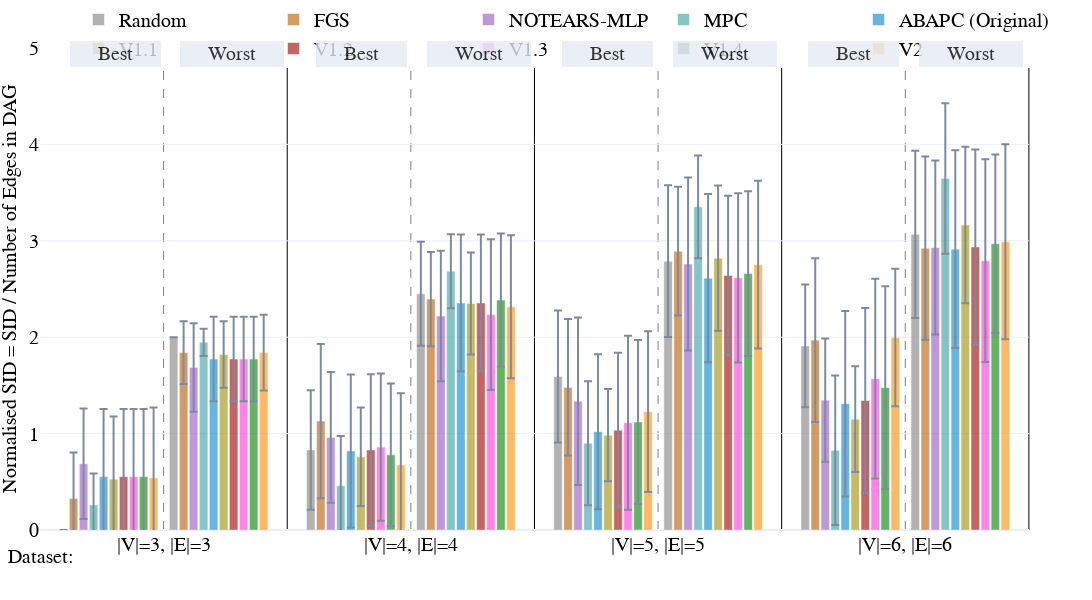

Write notebook code for a chart like this one.
### Code cell
import importlib
import utils
importlib.reload(utils)
from utils import double_bar_chart_plotly

fig = double_bar_chart_plotly(v1_random_plot_data, 
                        names_dict,
                        colors_dict,
                        vars_to_plot=['n_sid_low', 'n_sid_high'],
                        names=['Best', 'Worst'],
                        labels=['Normalised SID = SID / Number of Edges in DAG', ''],
                        methods=methods,
                        dist_between_lines=0.1175,
                        intra_dis=0.112,
                        inter_dis=0.137,
                        lin_space=5,
                        nl_space=5,
                        start_pos = 0.03,
                            width=1300,
                            height=600,
                            range_y1=(0, 5),
                            range_y2=(0, 5))

### Figure 1 — Plotly figure (JSON) as saved in the notebook; plotly's stock layout.template omitted (floating-point values rounded to 4 significant figures)
{"data": [{"error_y": {"array": [0.0, 0.6195, 0.6845, 0.6355], "type": "data", "visible": true}, "marker": {"color": "grey"}, "name": "Random", "offsetgroup": "0", "opacity": 0.6, "showlegend": true, "type": "bar", "x": ["|V|=3, |E|=3", "|V|=4, |E|=4", "|V|=5, |E|=5", "|V|=6, |E|=6"], "y": [0.0, 0.83, 1.592, 1.91], "yaxis": "y"}, {"error_y": {"array": [0.4785, 0.8006, 0.708, 0.8496], "type": "data", "visible": true}, "marker": {"color": "#b85c00"}, "name": "FGS", "offsetgroup": "1", "opacity": 0.6, "showlegend": true, "type": "bar", "x": ["|V|=3, |E|=3", "|V|=4, |E|=4", "|V|=5, |E|=5", "|V|=6, |E|=6"], "y": [0.3267, 1.13, 1.48, 1.97], "yaxis": "y"}, {"error_y": {"array": [0.5731, 0.6783, 0.868, 0.6396], "type": "data", "visible": true}, "marker": {"color": "#9454c4"}, "name": "NOTEARS-MLP", "offsetgroup": "2", "opacity": 0.6, "showlegend": true, "type": "bar", "x": ["|V|=3, |E|=3", "|V|=4, |E|=4", "|V|=5, |E|=5", "|V|=6, |E|=6"], "y": [0.6867, 0.96, 1.336, 1.347], "yaxis": "y"}, {"error_y": {"array": [0.325, 0.516, 0.643, 0.7759], "type": "data", "visible": true}, "marker": {"color": "#379f9f"}, "name": "MPC", "offsetgroup": "3", "opacity": 0.6, "showlegend": true, "type": "bar", "x": ["|V|=3, |E|=3", "|V|=4, |E|=4", "|V|=5, |E|=5", "|V|=6, |E|=6"], "y": [0.26, 0.46, 0.9, 0.8267], "yaxis": "y"}, {"error_y": {"array": [0.7018, 0.7939, 0.8043, 0.9619], "type": "data", "visible": true}, "marker": {"color": "#0085CA"}, "name": "ABAPC (Original)", "offsetgroup": "4", "opacity": 0.6, "showlegend": true, "type": "bar", "x": ["|V|=3, |E|=3", "|V|=4, |E|=4", "|V|=5, |E|=5", "|V|=6, |E|=6"], "y": [0.5533, 0.82, 1.02, 1.31], "yaxis": "y"}, {"error_y": {"array": [0.6498, 0.51, 0.4795, 0.5484], "type": "data", "visible": true}, "marker": {"color": "#9F8D00"}, "name": "V1.1", "offsetgroup": "5", "opacity": 0.6, "showlegend": true, "type": "bar", "x": ["|V|=3, |E|=3", "|V|=4, |E|=4", "|V|=5, |E|=5", "|V|=6, |E|=6"], "y": [0.5267, 0.76, 0.984, 1.15], "yaxis": "y"}, {"error_y": {"array": [0.7018, 0.7864, 0.8017, 0.9591], "type": "data", "visible": true}, "marker": {"color": "#9E0000"}, "name": "V1.2", "offsetgroup": "6", "opacity": 0.6, "showlegend": true, "type": "bar", "x": ["|V|=3, |E|=3", "|V|=4, |E|=4", "|V|=5, |E|=5", "|V|=6, |E|=6"], "y": [0.5533, 0.83, 1.036, 1.343], "yaxis": "y"}, {"error_y": {"array": [0.7018, 0.7646, 0.9027, 1.035], "type": "data", "visible": true}, "marker": {"color": "#ff34da"}, "name": "V1.3", "offsetgroup": "7", "opacity": 0.6, "showlegend": true, "type": "bar", "x": ["|V|=3, |E|=3", "|V|=4, |E|=4", "|V|=5, |E|=5", "|V|=6, |E|=6"], "y": [0.5533, 0.86, 1.112, 1.57], "yaxis": "y"}, {"error_y": {"array": [0.7018, 0.74, 0.8514, 1.051], "type": "data", "visible": true}, "marker": {"color": "#008100"}, "name": "V1.4 ", "offsetgroup": "8", "opacity": 0.6, "showlegend": true, "type": "bar", "x": ["|V|=3, |E|=3", "|V|=4, |E|=4", "|V|=5, |E|=5", "|V|=6, |E|=6"], "y": [0.5533, 0.78, 1.12, 1.477], "yaxis": "y"}, {"error_y": {"array": [0.7312, 0.7445, 0.833, 0.7139], "type": "data", "visible": true}, "marker": {"color": "#ff8c00"}, "name": "V2", "offsetgroup": "9", "opacity": 0.6, "showlegend": true, "type": "bar", "x": ["|V|=3, |E|=3", "|V|=4, |E|=4", "|V|=5, |E|=5", "|V|=6, |E|=6"], "y": [0.54, 0.675, 1.228, 1.997], "yaxis": "y"}, {"marker": {"color": "white"}, "name": "", "offsetgroup": "10", "opacity": 1, "showlegend": false, "type": "bar", "x": ["|V|=3, |E|=3", "|V|=4, |E|=4", "|V|=5, |E|=5", "|V|=6, |E|=6"], "y": [0.0, 0.0, 0.0, 0.0]}, {"error_y": {"array": [0.0, 0.5393, 0.787, 0.8677], "type": "data", "visible": true}, "marker": {"color": "grey"}, "name": "Random", "offsetgroup": "11", "opacity": 0.6, "showlegend": false, "type": "bar", "x": ["|V|=3, |E|=3", "|V|=4, |E|=4", "|V|=5, |E|=5", "|V|=6, |E|=6"], "y": [2.0, 2.45, 2.788, 3.067], "yaxis": "y2"}, {"error_y": {"array": [0.3246, 0.4899, 0.6679, 0.9501], "type": "data", "visible": true}, "marker": {"color": "#b85c00"}, "name": "FGS", "offsetgroup": "12", "opacity": 0.6, "showlegend": false, "type": "bar", "x": ["|V|=3, |E|=3", "|V|=4, |E|=4", "|V|=5, |E|=5", "|V|=6, |E|=6"], "y": [1.84, 2.395, 2.892, 2.923], "yaxis": "y2"}, {"error_y": {"array": [0.4588, 0.677, 0.8972, 0.9023], "type": "data", "visible": true}, "marker": {"color": "#9454c4"}, "name": "NOTEARS-MLP", "offsetgroup": "13", "opacity": 0.6, "showlegend": false, "type": "bar", "x": ["|V|=3, |E|=3", "|V|=4, |E|=4", "|V|=5, |E|=5", "|V|=6, |E|=6"], "y": [1.687, 2.22, 2.76, 2.93], "yaxis": "y2"}, {"error_y": {"array": [0.1406, 0.384, 0.5339, 0.78], "type": "data", "visible": true}, "marker": {"color": "#379f9f"}, "name": "MPC", "offsetgroup": "14", "opacity": 0.6, "showlegend": false, "type": "bar", "x": ["|V|=3, |E|=3", "|V|=4, |E|=4", "|V|=5, |E|=5", "|V|=6, |E|=6"], "y": [1.947, 2.685, 3.352, 3.647], "yaxis": "y2"}, {"error_y": {"array": [0.4387, 0.7091, 0.8726, 1.025], "type": "data", "visible": true}, "marker": {"color": "#0085CA"}, "name": "ABAPC (Original)", "offsetgroup": "15", "opacity": 0.6, "showlegend": false, "type": "bar", "x": ["|V|=3, |E|=3", "|V|=4, |E|=4", "|V|=5, |E|=5", "|V|=6, |E|=6"], "y": [1.773, 2.355, 2.612, 2.913], "yaxis": "y2"}, {"error_y": {"array": [0.3448, 0.5297, 0.753, 0.812], "type": "data", "visible": true}, "marker": {"color": "#9F8D00"}, "name": "V1.1", "offsetgroup": "16", "opacity": 0.6, "showlegend": false, "type": "bar", "x": ["|V|=3, |E|=3", "|V|=4, |E|=4", "|V|=5, |E|=5", "|V|=6, |E|=6"], "y": [1.82, 2.35, 2.82, 3.163], "yaxis": "y2"}, {"error_y": {"array": [0.4387, 0.7091, 0.8281, 1.011], "type": "data", "visible": true}, "marker": {"color": "#9E0000"}, "name": "V1.2", "offsetgroup": "17", "opacity": 0.6, "showlegend": false, "type": "bar", "x": ["|V|=3, |E|=3", "|V|=4, |E|=4", "|V|=5, |E|=5", "|V|=6, |E|=6"], "y": [1.773, 2.355, 2.64, 2.937], "yaxis": "y2"}, {"error_y": {"array": [0.4387, 0.7815, 0.8777, 1.052], "type": "data", "visible": true}, "marker": {"color": "#ff34da"}, "name": "V1.3", "offsetgroup": "18", "opacity": 0.6, "showlegend": false, "type": "bar", "x": ["|V|=3, |E|=3", "|V|=4, |E|=4", "|V|=5, |E|=5", "|V|=6, |E|=6"], "y": [1.773, 2.235, 2.616, 2.793], "yaxis": "y2"}, {"error_y": {"array": [0.4387, 0.6911, 0.8545, 0.9262], "type": "data", "visible": true}, "marker": {"color": "#008100"}, "name": "V1.4 ", "offsetgroup": "19", "opacity": 0.6, "showlegend": false, "type": "bar", "x": ["|V|=3, |E|=3", "|V|=4, |E|=4", "|V|=5, |E|=5", "|V|=6, |E|=6"], "y": [1.773, 2.385, 2.66, 2.97], "yaxis": "y2"}, {"error_y": {"array": [0.3941, 0.742, 0.87, 1.011], "type": "data", "visible": true}, "marker": {"color": "#ff8c00"}, "name": "V2", "offsetgroup": "20", "opacity": 0.6, "showlegend": false, "type": "bar", "x": ["|V|=3, |E|=3", "|V|=4, |E|=4", "|V|=5, |E|=5", "|V|=6, |E|=6"], "y": [1.84, 2.315, 2.752, 2.99], "yaxis": "y2"}], "layout": {"annotations": [{"font": {"color": "Black", "family": "Serif", "size": 20}, "showarrow": false, "text": "Dataset:", "x": 0, "xanchor": "center", "xref": "paper", "y": -0.08, "yanchor": "bottom", "yref": "paper"}, {"bgcolor": "#E5ECF6", "bordercolor": "#E5ECF6", "borderwidth": 2, "font": {"color": "black", "size": 20}, "opacity": 0.8, "showarrow": false, "text": "     Best     ", "x": 0.03, "xanchor": "left", "xref": "x domain", "y": 1.015, "yref": "y domain"}, {"bgcolor": "#E5ECF6", "bordercolor": "#E5ECF6", "borderwidth": 2, "font": {"color": "black", "size": 20}, "opacity": 0.8, "showarrow": false, "text": "     Worst     ", "x": 0.142, "xanchor": "left", "xref": "x domain", "y": 1.015, "yref": "y domain"}, {"bgcolor": "#E5ECF6", "bordercolor": "#E5ECF6", "borderwidth": 2, "font": {"color": "black", "size": 20}, "opacity": 0.8, "showarrow": false, "text": "     Best     ", "x": 0.279, "xanchor": "left", "xref": "x domain", "y": 1.015, "yref": "y domain"}, {"bgcolor": "#E5ECF6", "bordercolor": "#E5ECF6", "borderwidth": 2, "font": {"color": "black", "size": 20}, "opacity": 0.8, "showarrow": false, "text": "     Worst     ", "x": 0.391, "xanchor": "left", "xref": "x domain", "y": 1.015, "yref": "y domain"}, {"bgcolor": "#E5ECF6", "bordercolor": "#E5ECF6", "borderwidth": 2, "font": {"color": "black", "size": 20}, "opacity": 0.8, "showarrow": false, "text": "     Best     ", "x": 0.528, "xanchor": "left", "xref": "x domain", "y": 1.015, "yref": "y domain"}, {"bgcolor": "#E5ECF6", "bordercolor": "#E5ECF6", "borderwidth": 2, "font": {"color": "black", "size": 20}, "opacity": 0.8, "showarrow": false, "text": "     Worst     ", "x": 0.64, "xanchor": "left", "xref": "x domain", "y": 1.015, "yref": "y domain"}, {"bgcolor": "#E5ECF6", "bordercolor": "#E5ECF6", "borderwidth": 2, "font": {"color": "black", "size": 20}, "opacity": 0.8, "showarrow": false, "text": "     Best     ", "x": 0.777, "xanchor": "left", "xref": "x domain", "y": 1.015, "yref": "y domain"}, {"bgcolor": "#E5ECF6", "bordercolor": "#E5ECF6", "borderwidth": 2, "font": {"color": "black", "size": 20}, "opacity": 0.8, "showarrow": false, "text": "     Worst     ", "x": 0.889, "xanchor": "left", "xref": "x domain", "y": 1.015, "yref": "y domain"}], "bargap": 0.15, "bargroupgap": 0.15, "barmode": "group", "font": {"color": "black", "family": "Serif", "size": 20}, "height": 600, "hovermode": "x unified", "legend": {"orientation": "h", "x": 0.5, "xanchor": "center", "y": 1.1, "yanchor": "top"}, "margin": {"b": 70, "l": 40, "r": 0, "t": 20}, "shapes": [{"layer": "below", "line": {"color": "grey", "dash": "dash", "width": 1}, "type": "line", "x0": 0.1175, "x1": 0.1175, "xref": "paper", "y0": 0, "y1": 1, "yref": "paper"}, {"layer": "below", "line": {"color": "black", "dash": "solid", "width": 1}, "type": "line", "x0": 0.235, "x1": 0.235, "xref": "paper", "y0": 0, "y1": 1, "yref": "paper"}, {"layer": "below", "line": {"color": "grey", "dash": "dash", "width": 1}, "type": "line", "x0": 0.3525, "x1": 0.3525, "xref": "paper", "y0": 0, "y1": 1, "yref": "paper"}, {"layer": "below", "line": {"color": "black", "dash": "solid", "width": 1}, "type": "line", "x0": 0.47, "x1": 0.47, "xref": "paper", "y0": 0, "y1": 1, "yref": "paper"}, {"layer": "below", "line": {"color": "grey", "dash": "dash", "width": 1}, "type": "line", "x0": 0.5875, "x1": 0.5875, "xref": "paper", "y0": 0, "y1": 1, "yref": "paper"}, {"layer": "below", "line": {"color": "black", "dash": "solid", "width": 1}, "type": "line", "x0": 0.705, "x1": 0.705, "xref": "paper", "y0": 0, "y1": 1, "yref": "paper"}, {"layer": "below", "line": {"color": "grey", "dash": "dash", "width": 1}, "type": "line", "x0": 0.8225, "x1": 0.8225, "xref": "paper", "y0": 0, "y1": 1, "yref": "paper"}, {"layer": "below", "line": {"color": "black", "dash": "solid", "width": 1}, "type": "line", "x0": 0.94, "x1": 0.94, "xref": "paper", "y0": 0, "y1": 1, "yref": "paper"}], "width": 1300, "xaxis": {"anchor": "y", "domain": [0, 0.94]}, "yaxis": {"anchor": "x", "domain": [0, 1], "range": [0, 5], "title": {"font": {"size": 20}, "text": "Normalised SID = SID / Number of Edges in DAG"}}, "yaxis2": {"anchor": "x", "overlaying": "y", "range": [0, 5], "scaleanchor": 0, "showgrid": false, "showline": false, "showticklabels": false, "side": "right", "title": {"font": {"size": 20}, "text": ""}, "zeroline": true}}}
